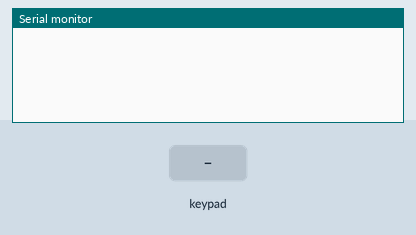
This sketch was run on a simulated Arduino Uno, built with avr-gcc and run on an emulated ATmega328P. Parts: the last lines printed to the serial monitor. The inputs (shaded band) are chosen by the test bench.

Above: at 1.2 s.
1.3 s: key '1' pressed
At 2.5 s:
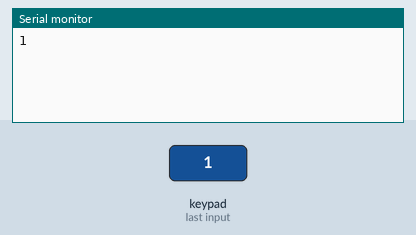
2.8 s: keypad keys 1 2 # pressed 0.4 s apart
At 4.2 s:
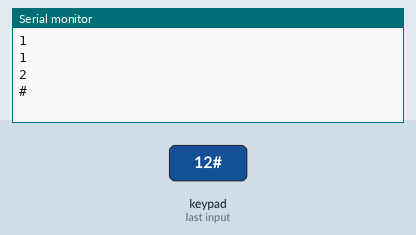
5.5 s: key 'A' pressed
At 6.7 s:
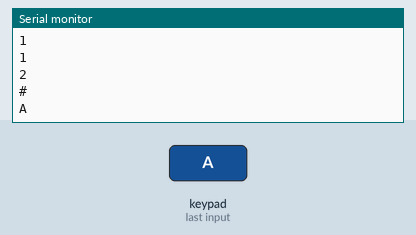
7.0 s: keypad keys 1 2 * pressed 0.4 s apart
At 8.6 s:
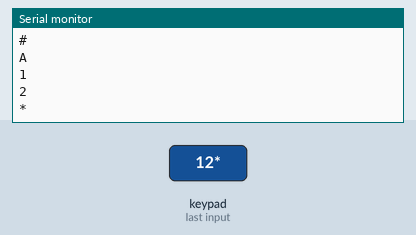
9.7 s: key 'B' pressed
At 10.2 s:
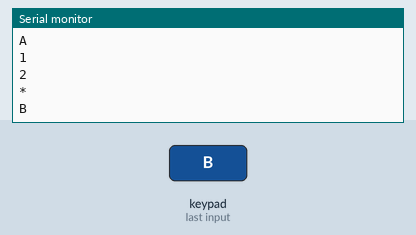
11.2 s: keypad keys 1 2 D pressed 0.4 s apart
At 13.2 s:
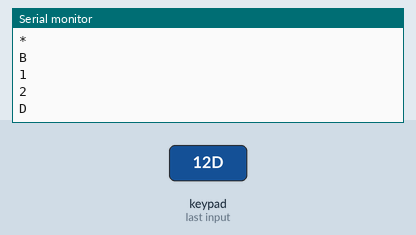

The sketch:

task4.ino
```cpp
// (C) Lucas Holter, Cornelia Olofsson, Rizwan Rafiq, group: 18 (2024)
// Work package 3
// Exercise 4
// Submission code: 655738

//Include keypad library to handle keypad
#include <Keypad.h>

byte output[4][4] = { //Defines the keyboard layout in a matrix
    {'1', '2', '3', 'A'},
    {'4', '5', '6', 'B'},
    {'7', '8', '9', 'C'},
    {'*', '0', '#', 'D'}
};
byte rows[4] = {11, 10, 9, 8}; //defines the pins the rows are connected to
byte cols[4] = {7, 6, 5, 4}; //defines the pins the cols are connected to

Keypad keypad = Keypad(makeKeymap(output), rows, cols, 4, 4); //Initialize the keypad with layout of keyboard, rowpins, colpins and ammount of rows and cols

//Setup function, this will be executed first in the program
void setup(){
    Serial.begin(9600); //Begin serial
}

//Loop, this will happen continously after the setup function
void loop(){

    char pressed = keypad.getKey(); //Check if a key is being pressed, if so, assign it to the pressed variable

    //If a key was pressed
    if(pressed != NULL){
        Serial.println(pressed); //print it
    }

}
```

Measured:
- after the input at 1.3 s, the serial monitor: prints a new line at once (image 1)
- after the input at 2.8 s, the serial monitor: prints a new line after 0.41 s (image 2)
- after the input at 5.5 s, the serial monitor: prints a new line at once (image 3)
- after the input at 7.0 s, the serial monitor: prints a new line at once (image 4)
- after the input at 9.7 s, the serial monitor: prints a new line at once (image 5)
- after the input at 11.2 s, the serial monitor: prints a new line at once (image 6)
